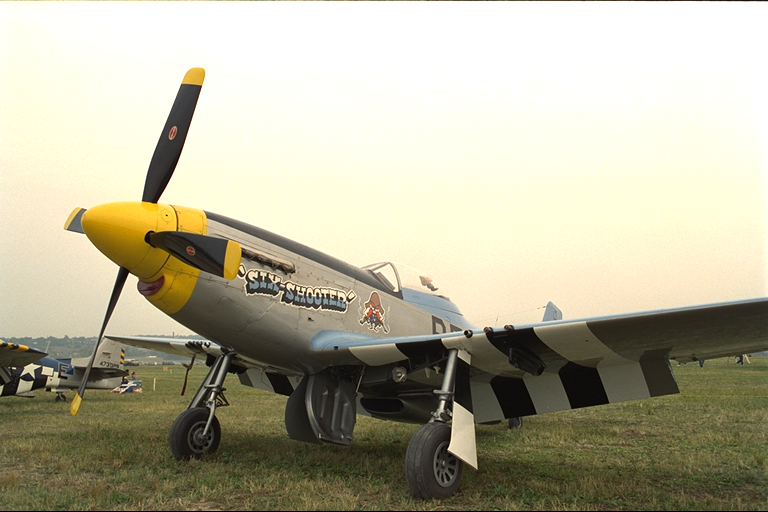
%> input picture Dataset/Part B/IMG_2.png, 768 x 512 px
$ octave weighted_adaptive_gamma_transform.m   (GNU Octave 9; MATLAB toolbox functions it lacks are replaced by stand-ins)
%> lines starting %> are read from the running program, lines starting %| are printed output that depends on the picture
%Adaptive Gamma Transformation: Prior Works
%source: https://arxiv.org/ftp/arxiv/papers/1709/1709.04427.pdf

%Efficient Contrast Enhancement Using Adaptive Gamma Correction With Weighting Distribution
%source: https://ieeexplore.ieee.org/stamp/stamp.jsp?tp=&arnumber=6336819

clc;
clear all;
close all;

% D = '../Dataset/Part A/';
D = '../Dataset/Part B/';
% S = fullfile(pwd, D, 'IMG_10.png');
S = fullfile(pwd, D, 'IMG_2.png');
% [7 lines of commented-out code are left out]

im=imread(S); % input image
%> im is the input picture: size 512x768x3 uint8; mean R, G, B 180.5, 176.3, 154.7
hsv_x = rgb2hsv(im);
%> hsv_x: size 512x768x3 double; mean H, S, V 0.132, 0.202, 0.709
% xr = x(:,:,1);
% xg = x(:,:,2);
% xb = x(:,:,3);

alpha = 0.2;
hsv_y = weighted_adapt_gamma_transform(uint8(hsv_x(:, :, 3)*255), alpha);
i_new = double(hsv_y)/255.0;
hsv_x(:,:,3) = i_new;
y = hsv2rgb(hsv_x);
% [5 lines of commented-out code are left out]
figure; imshow(im), title('Original Image');
figure; imshow(y), title('Weighted Adaptive Gamma Transformed Image');

brisque_orig_img = round(brisque(im), 4);
% [8 lines not run here, left out]
function y = weighted_adapt_gamma_transform(x, alpha)
%> called with alpha = 0.2
    l_max = 255;
    [M,N]=size(x); % get size of image
%> M = 512; N = 768
    total_pixels = M*N;
%> total_pixels = 393216

    for i=0:255
       PDF1(i+1)=sum(sum(x==i))/total_pixels; %hist of input image
    end
%> after the loop, PDF1 = 256 values, max 0.495 at index 256, min 0 at index 3, mean 0.00391

    p_max = max(PDF1);
%> p_max = 0.495
    p_min = min(PDF1);
%> p_min = 0

    %weighting dist fn to smooth primary hist
    for i=0:255
        PDF2(i+1) = p_max * (((PDF1(i+1)-p_min)/(p_max-p_min))^alpha);
    end
%> after the loop, PDF2 = 256 values, max 0.495 at index 256, min 0 at index 3, mean 0.157

    %normalize prob
    PDF3 = PDF2/sum(PDF2);
%> PDF3 = 256 values, max 0.0123 at index 256, min 0 at index 3, mean 0.00391

    PDF = PDF3;
%> PDF has the same summary as PDF3
    y=x;
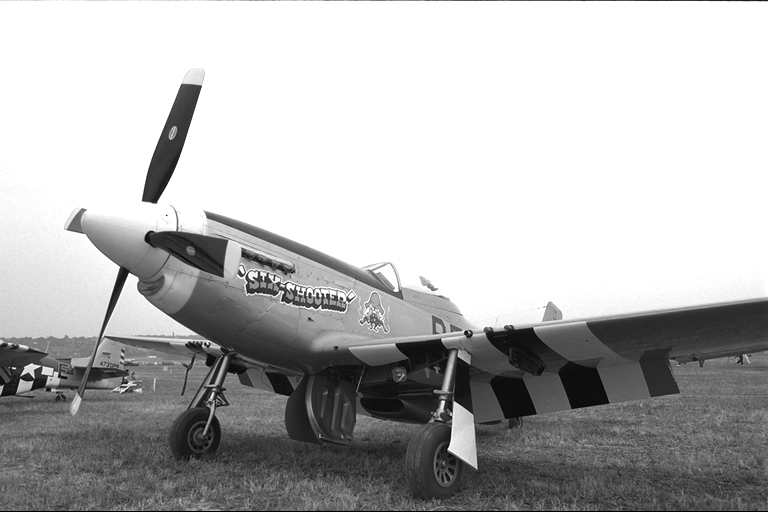
%> y: size 512x768 uint8; min 0, max 255, mean 180.9
    for i=0:255
       I = find(x==i); %index of pixels in input image with value ‘i’
       CDF = sum(PDF(1:i));
       gamma = 1 - CDF;
       y(I) = round(l_max*((i/l_max)^gamma));
    end
%> this loop made 256 passes
%> (CDF, gamma) on passes 1, 3, 6: (0, 1), (0.00515, 0.995), (0.00747, 0.993)
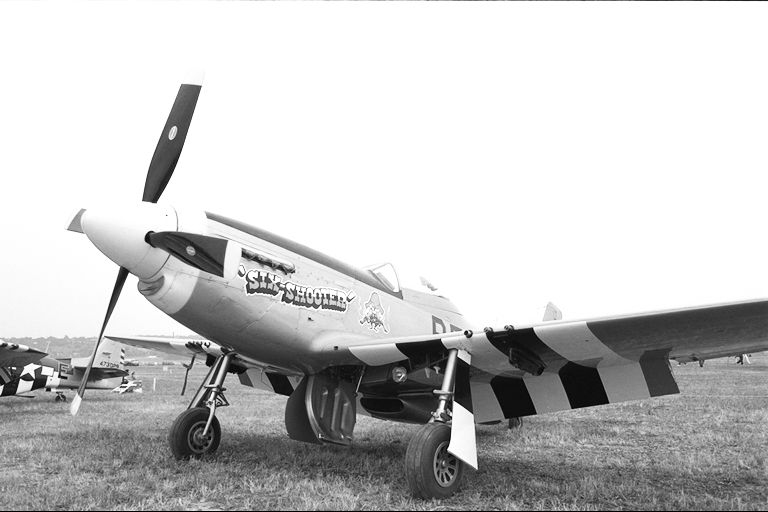
%> y: size 512x768 uint8; min 0, max 255, mean 197.4
%> `hsv_x(:,:,3) = i_new;`: hsv_x: size 512x768x3 double; mean H, S, V 0.132, 0.202, 0.774
%> `y = hsv2rgb(hsv_x);`:
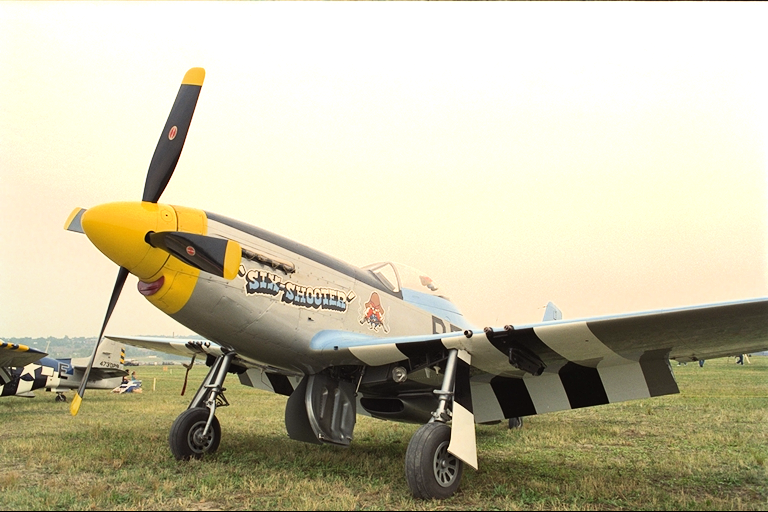
%> y: size 512x768x3 double; mean R, G, B 0.772, 0.752, 0.65
%> the run ends on the next line
end

$ run again, with Dataset/Part B/IMG_10.png copied over Dataset/Part B/IMG_2.png
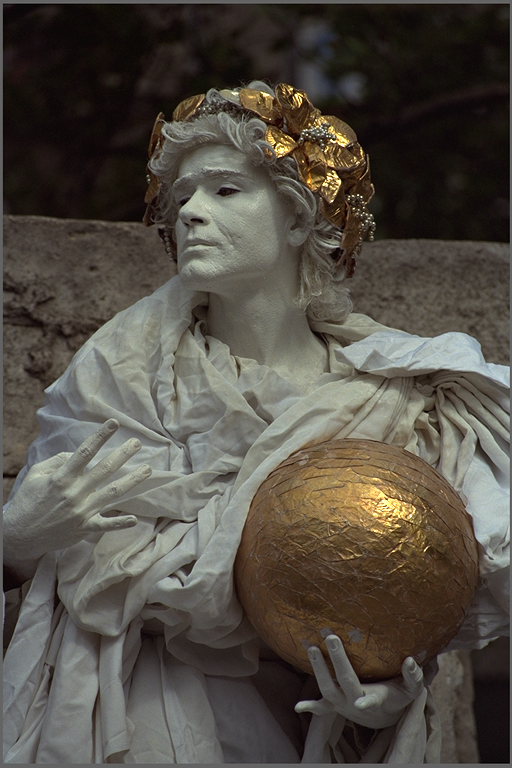
%> input picture Dataset/Part B/IMG_10.png, 512 x 768 px
%> im is the input picture: size 768x512x3 uint8; mean R, G, B 82.7, 77.1, 69
%> after the loop in weighted_adapt_gamma_transform, `for i=0:255`: PDF1 = 256 values, max 0.0219 at index 18, min 0 at index 1, mean 0.00391
%> p_max = 0.0219
%> p_min = 0
%> after the loop in weighted_adapt_gamma_transform, `for i=0:255`: PDF2 = 256 values, max 0.0219 at index 18, min 0 at index 1, mean 0.0135
%> PDF3 = 256 values, max 0.0063 at index 18, min 0 at index 1, mean 0.00391
%> PDF has the same summary as PDF3
%> the loop in weighted_adapt_gamma_transform, `for i=0:255` made 256 passes
%> (CDF, gamma) on passes 1 to 3: (0, 1), (0, 1), (0.00189, 0.998)
%> after the loop in weighted_adapt_gamma_transform, `for i=0:255`:
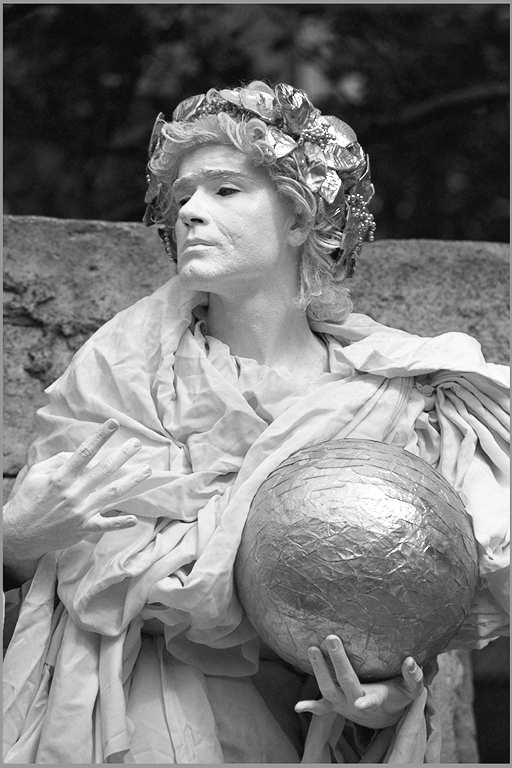
%> y: size 768x512 uint8; min 1, max 255, mean 121.6
%> `y = hsv2rgb(hsv_x);`:
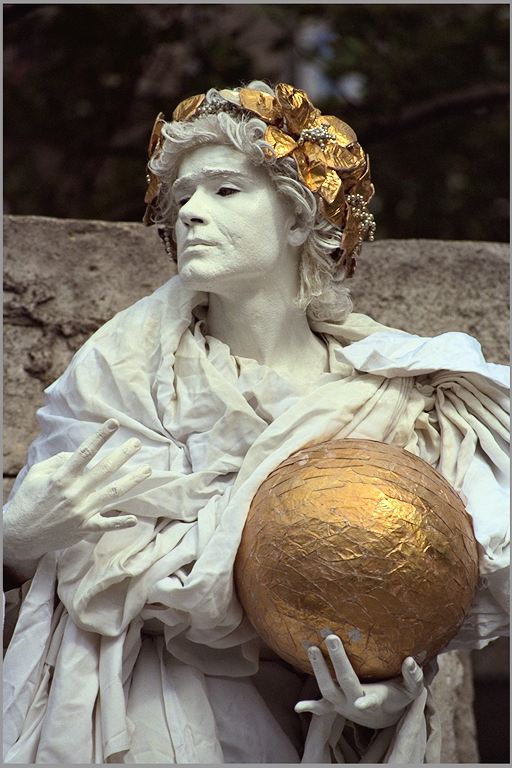
%> y: size 768x512x3 double; mean R, G, B 0.47, 0.439, 0.394

$ run again, with Dataset/Part A/IMG_3.png copied over Dataset/Part B/IMG_2.png
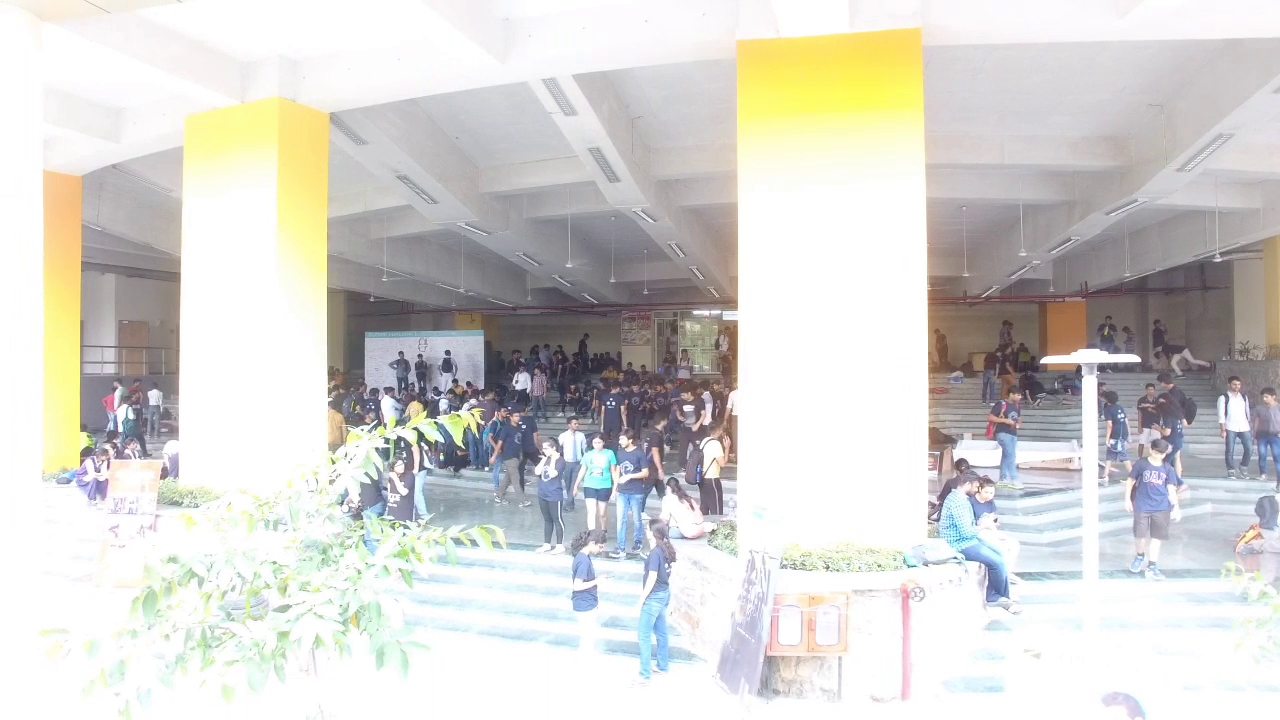
%> input picture Dataset/Part A/IMG_3.png, 1280 x 720 px
%> im is the input picture: size 720x1280x3 uint8; mean R, G, B 213.7, 212.3, 208.6
%> after the loop in weighted_adapt_gamma_transform, `for i=0:255`: PDF1 = 256 values, max 0.36 at index 256, min 0 at index 1, mean 0.00391
%> p_max = 0.36
%> p_min = 0
%> after the loop in weighted_adapt_gamma_transform, `for i=0:255`: PDF2 = 256 values, max 0.36 at index 256, min 0 at index 1, mean 0.105
%> PDF3 = 256 values, max 0.0133 at index 256, min 0 at index 1, mean 0.00391
%> PDF has the same summary as PDF3
%> the loop in weighted_adapt_gamma_transform, `for i=0:255` made 256 passes
%> (CDF, gamma) on passes 1 to 3: (0, 1), (0, 1), (0, 1)
%> after the loop in weighted_adapt_gamma_transform, `for i=0:255`:
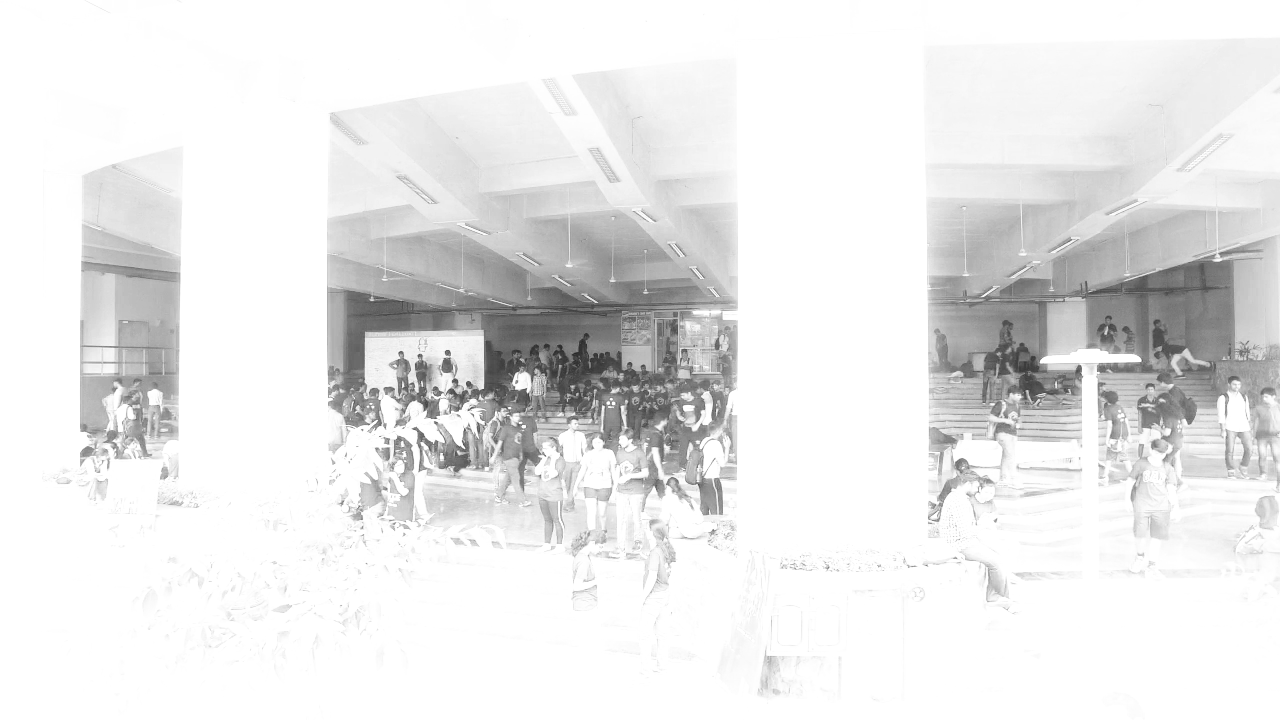
%> y: size 720x1280 uint8; min 39, max 255, mean 232.4
%> `y = hsv2rgb(hsv_x);`:
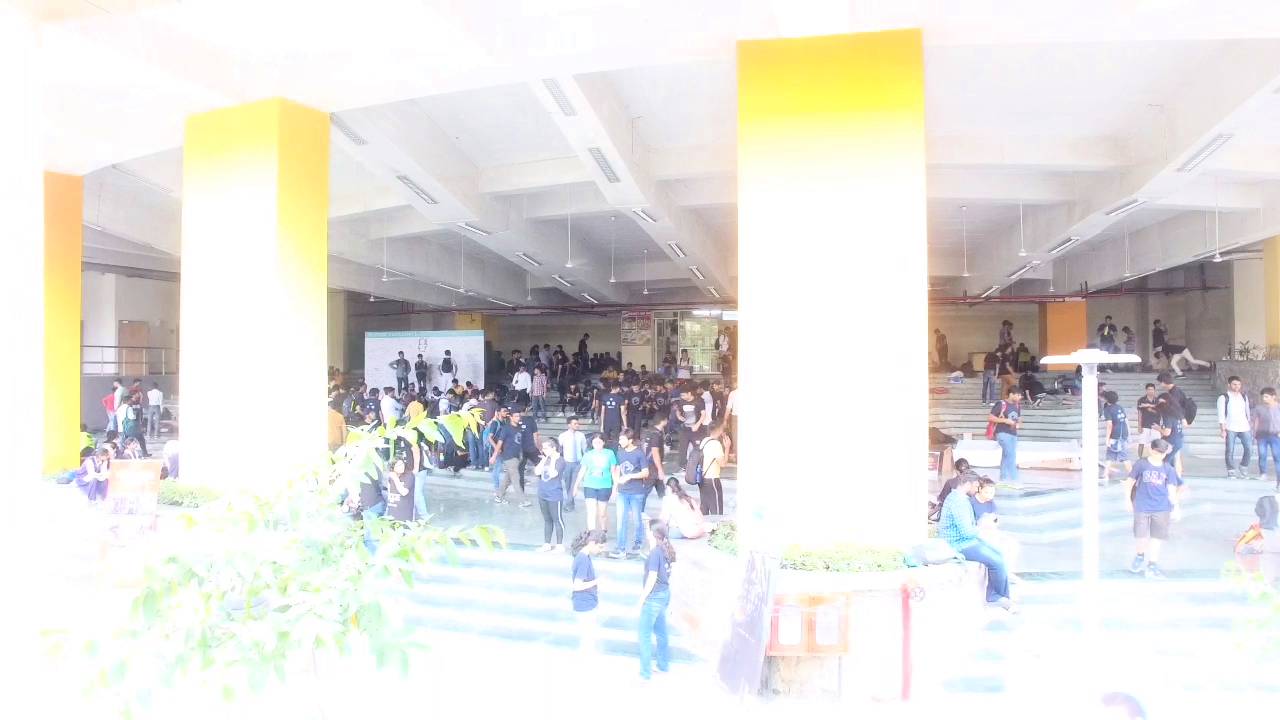
%> y: size 720x1280x3 double; mean R, G, B 0.892, 0.885, 0.872

$ run again, with Dataset/Part B/IMG_4.png copied over Dataset/Part B/IMG_2.png
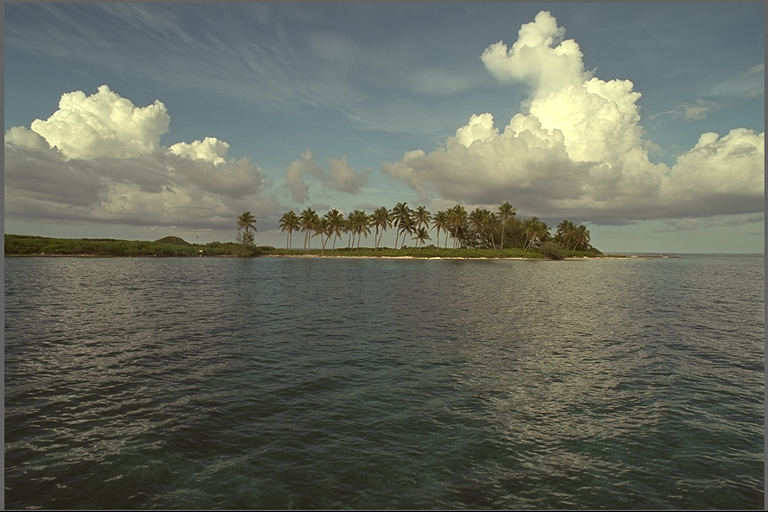
%> input picture Dataset/Part B/IMG_4.png, 768 x 512 px
%> im is the input picture: size 512x768x3 uint8; mean R, G, B 102.8, 106.7, 95.2
%> after the loop in weighted_adapt_gamma_transform, `for i=0:255`: PDF1 = 256 values, max 0.0145 at index 118, min 0 at index 2, mean 0.00391
%> p_max = 0.0145
%> p_min = 0
%> after the loop in weighted_adapt_gamma_transform, `for i=0:255`: PDF2 = 256 values, max 0.0145 at index 118, min 0 at index 2, mean 0.00942
%> PDF3 = 256 values, max 0.006 at index 118, min 0 at index 2, mean 0.00391
%> PDF has the same summary as PDF3
%> the loop in weighted_adapt_gamma_transform, `for i=0:255` made 256 passes
%> (CDF, gamma) on passes 1 to 3: (0, 1), (0.00402, 0.996), (0.00402, 0.996)
%> after the loop in weighted_adapt_gamma_transform, `for i=0:255`:
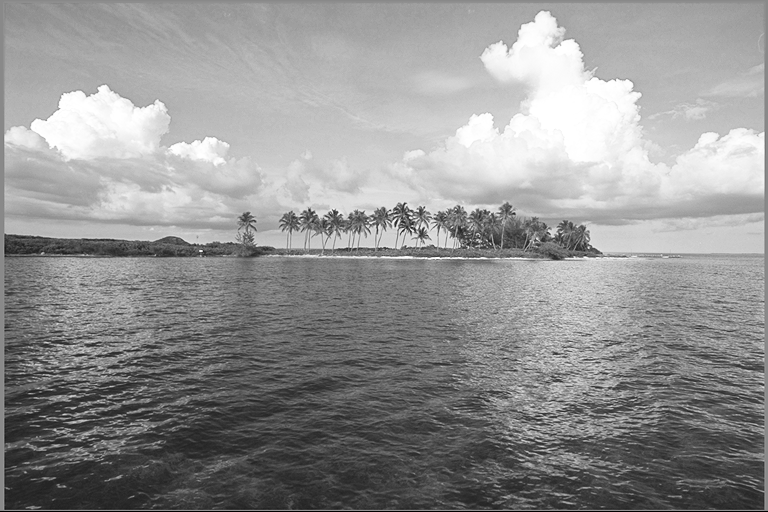
%> y: size 512x768 uint8; min 0, max 255, mean 146.1
%> `y = hsv2rgb(hsv_x);`:
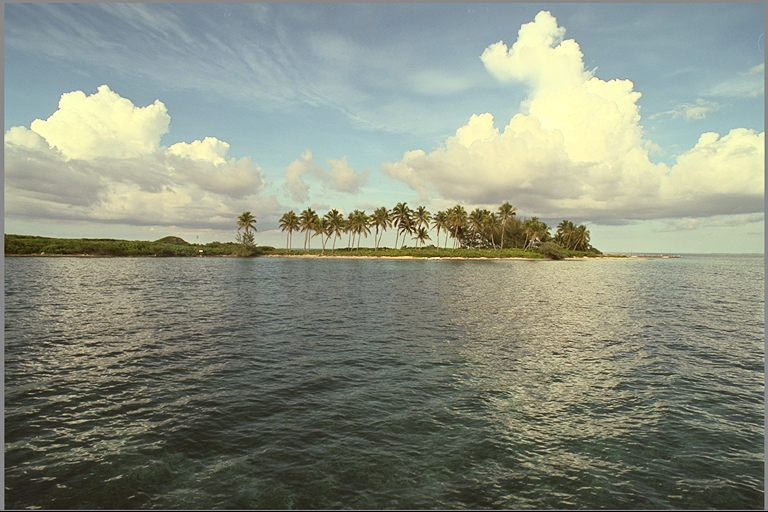
%> y: size 512x768x3 double; mean R, G, B 0.54, 0.561, 0.503
